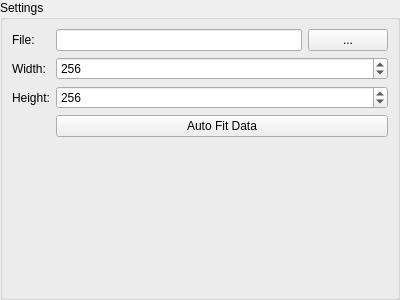
<?xml version="1.0" encoding="UTF-8"?>
<ui version="4.0">
 <class>HoloimageEncoderOptions</class>
 <widget class="QWidget" name="HoloimageEncoderOptions">
  <property name="geometry">
   <rect>
    <x>0</x>
    <y>0</y>
    <width>400</width>
    <height>300</height>
   </rect>
  </property>
  <property name="windowTitle">
   <string>Form</string>
  </property>
  <layout class="QGridLayout" name="gridLayout">
   <property name="margin">
    <number>0</number>
   </property>
   <item row="0" column="0">
    <widget class="QWidget" name="widget" native="true">
     <layout class="QGridLayout" name="gridLayout_2">
      <property name="margin">
       <number>0</number>
      </property>
      <property name="spacing">
       <number>0</number>
      </property>
      <item row="0" column="0">
       <widget class="QGroupBox" name="groupBox">
        <property name="title">
         <string>Settings</string>
        </property>
        <layout class="QFormLayout" name="formLayout">
         <property name="fieldGrowthPolicy">
          <enum>QFormLayout::AllNonFixedFieldsGrow</enum>
         </property>
         <item row="0" column="0">
          <widget class="QLabel" name="label">
           <property name="text">
            <string>File:</string>
           </property>
          </widget>
         </item>
         <item row="0" column="1">
          <widget class="QWidget" name="widget_2" native="true">
           <layout class="QHBoxLayout" name="horizontalLayout">
            <property name="margin">
             <number>0</number>
            </property>
            <item>
             <widget class="QLineEdit" name="sourceFileBox"/>
            </item>
            <item>
             <widget class="QPushButton" name="sourceFileChooseButton">
              <property name="sizePolicy">
               <sizepolicy hsizetype="Minimum" vsizetype="Minimum">
                <horstretch>0</horstretch>
                <verstretch>0</verstretch>
               </sizepolicy>
              </property>
              <property name="text">
               <string>...</string>
              </property>
             </widget>
            </item>
           </layout>
          </widget>
         </item>
         <item row="1" column="0">
          <widget class="QLabel" name="widthLabel">
           <property name="text">
            <string>Width:</string>
           </property>
          </widget>
         </item>
         <item row="1" column="1">
          <widget class="QSpinBox" name="widthBox">
           <property name="maximum">
            <number>10000</number>
           </property>
           <property name="value">
            <number>256</number>
           </property>
          </widget>
         </item>
         <item row="2" column="0">
          <widget class="QLabel" name="heightLabel">
           <property name="text">
            <string>Height:</string>
           </property>
          </widget>
         </item>
         <item row="2" column="1">
          <widget class="QSpinBox" name="heightBox">
           <property name="maximum">
            <number>10000</number>
           </property>
           <property name="value">
            <number>256</number>
           </property>
          </widget>
         </item>
         <item row="3" column="1">
          <widget class="QPushButton" name="autoFitDataButton">
           <property name="text">
            <string>Auto Fit Data</string>
           </property>
          </widget>
         </item>
        </layout>
       </widget>
      </item>
     </layout>
    </widget>
   </item>
  </layout>
 </widget>
 <tabstops>
  <tabstop>sourceFileBox</tabstop>
  <tabstop>sourceFileChooseButton</tabstop>
  <tabstop>widthBox</tabstop>
  <tabstop>heightBox</tabstop>
  <tabstop>autoFitDataButton</tabstop>
 </tabstops>
 <resources/>
 <connections/>
</ui>
